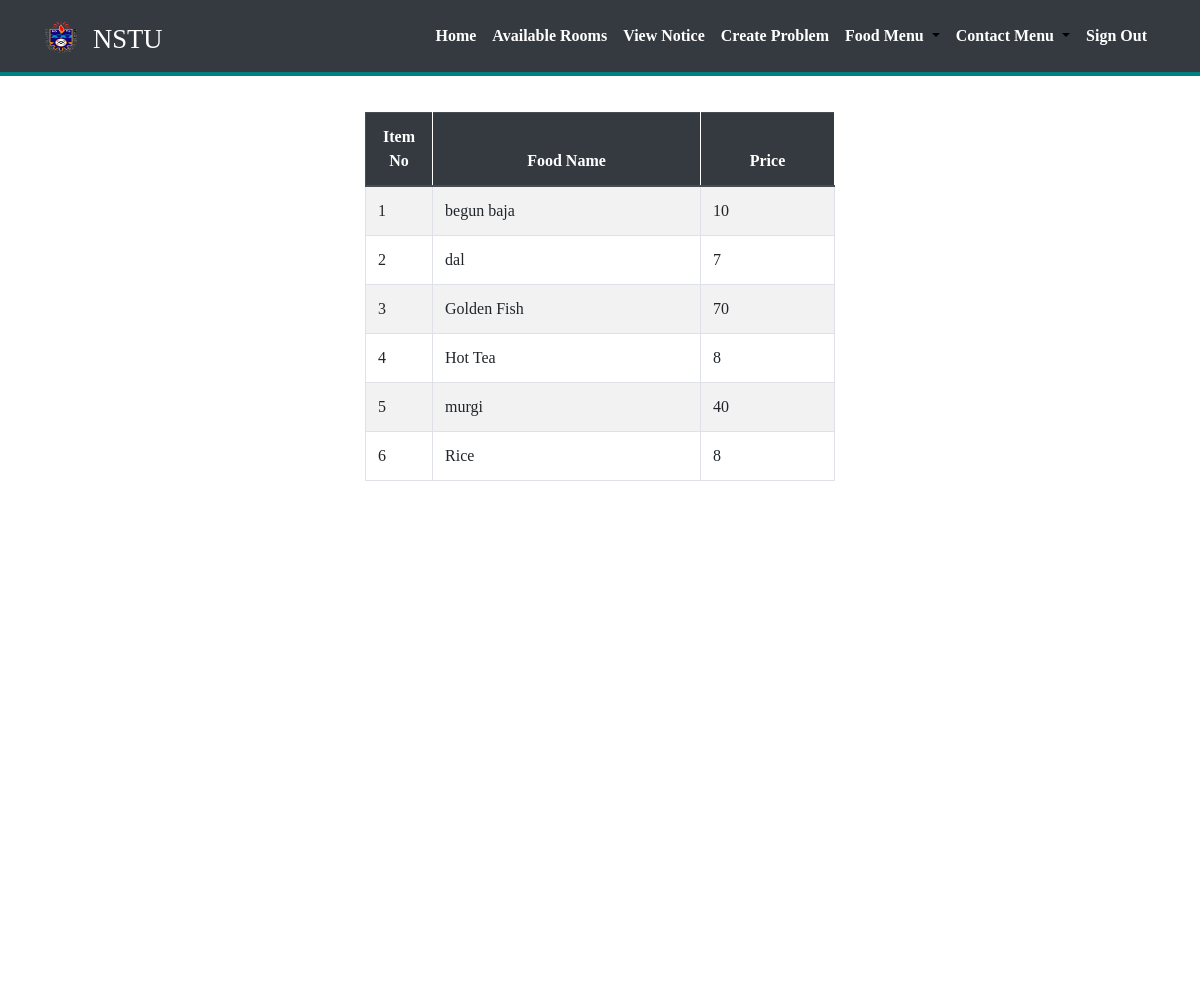
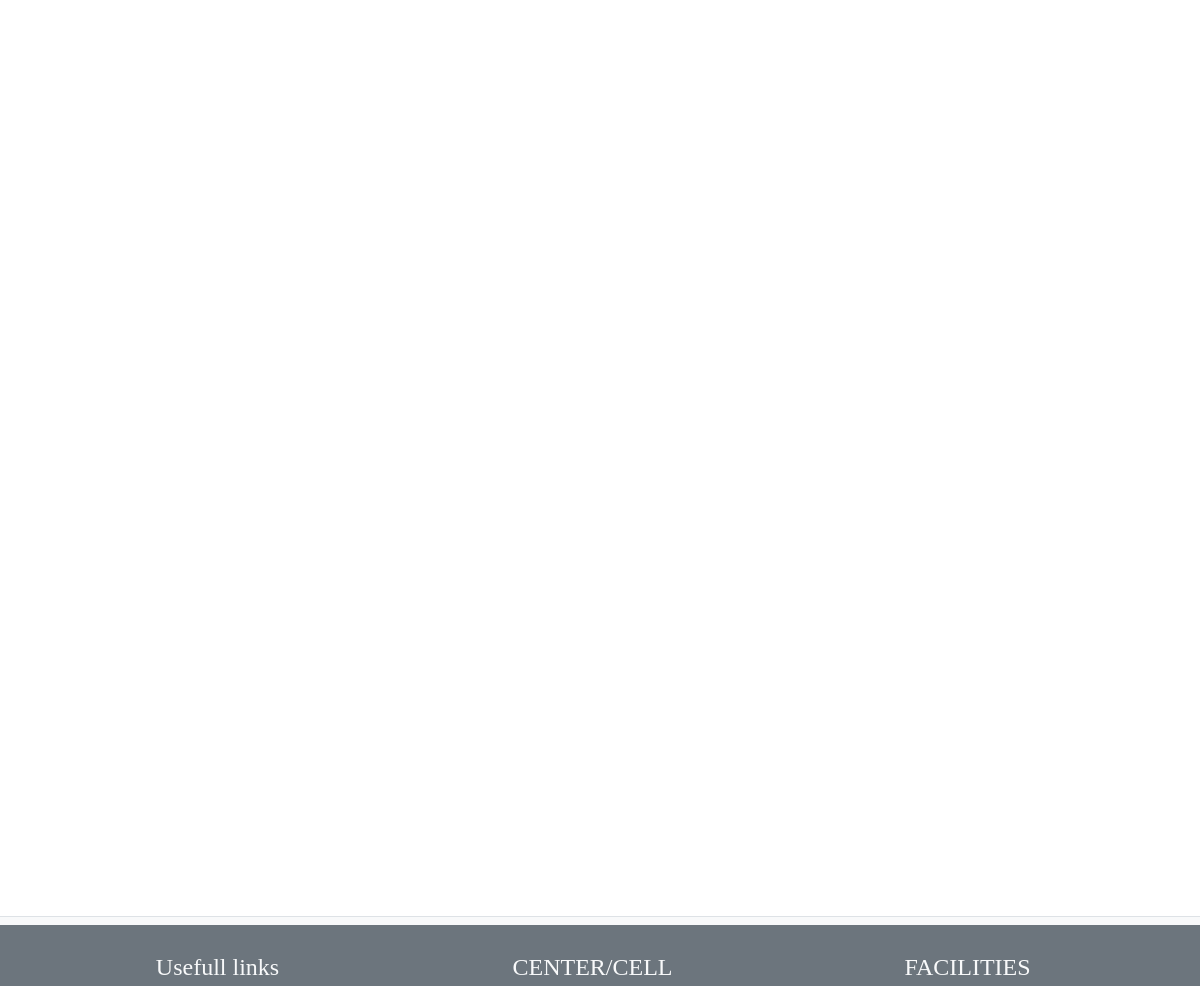
/foodlist.php (signed in), run on the app's committed database (2 pictures, top to bottom).
### tables this page shows
CREATE TABLE `tbl_foods` (
  `id` int(11) NOT NULL,
  `name` varchar(250) NOT NULL,
  `price` int(10) NOT NULL
);

### foodlist.php (the view, shortened to what this page needs)
<?php
	require_once 'header.php';
require_once('config.php');
?>
<body id="page-top" data-spy="scroll" data-target=".fixed-top">
	<?php include 'navbar.php'; ?>
  <div class="container m-top m-bottom" style="width: 500px">
    <table class="table  table-striped table-bordered">
			<thead>
				<tr class="thead-dark">
					<th width="5%" style="text-align: center; border-right: 1px solid #FFF;">Item No</th>
					<th width="40%" style="text-align: center; border-right: 1px solid #FFF;">Food Name</th>
					<th width="20%" style="text-align: center; border-right: 1px solid #FFF;">Price</th>
				</tr>
			</thead>
      <?php
      $i=0;
        $statement=$db->prepare("select * from tbl_foods ORDER By name ASC");
        $statement->execute();
        $result=$statement->fetchAll(PDO::FETCH_ASSOC);
        $count=$statement->rowCount();
        if ($count>0) {
          foreach ($result as $row) {
            $i++
            ?>
            <tr>
              <td><?php echo $i; ?></td>
             <td><?php echo $row['name']; ?></td>
             <td><?php echo $row['price']; ?></td>
            </tr>
            <?php
          }
        }else {
        ?>
         <td>Food Not available in the Hall Dining</td>
        <?php
        }
       ?>
    </table>
  </div>
</body>
<?php require_once('footer.php'); ?>

### css/style.css (style rules this page uses)
html { position: relative; min-height: 100%; }
body { padding-top: 90px; margin-bottom: 80px; }
.m-top { margin-top: 7rem; }
.m-bottom { margin-bottom: 7rem; }

### evo-calendar/css/evo-calendar.css (style rules this page uses)
html, body { padding: 0; margin: 0; }
body { font-family: 'Source Sans Pro'; }

### data on the page
tbl_foods: name "begun baja", price "10"
tbl_foods: name "dal", price "7"
tbl_foods: name "Golden Fish", price "70"
tbl_foods: name "Hot Tea", price "8"
tbl_foods: name "murgi", price "40"
tbl_foods: name "Rice", price "8"
